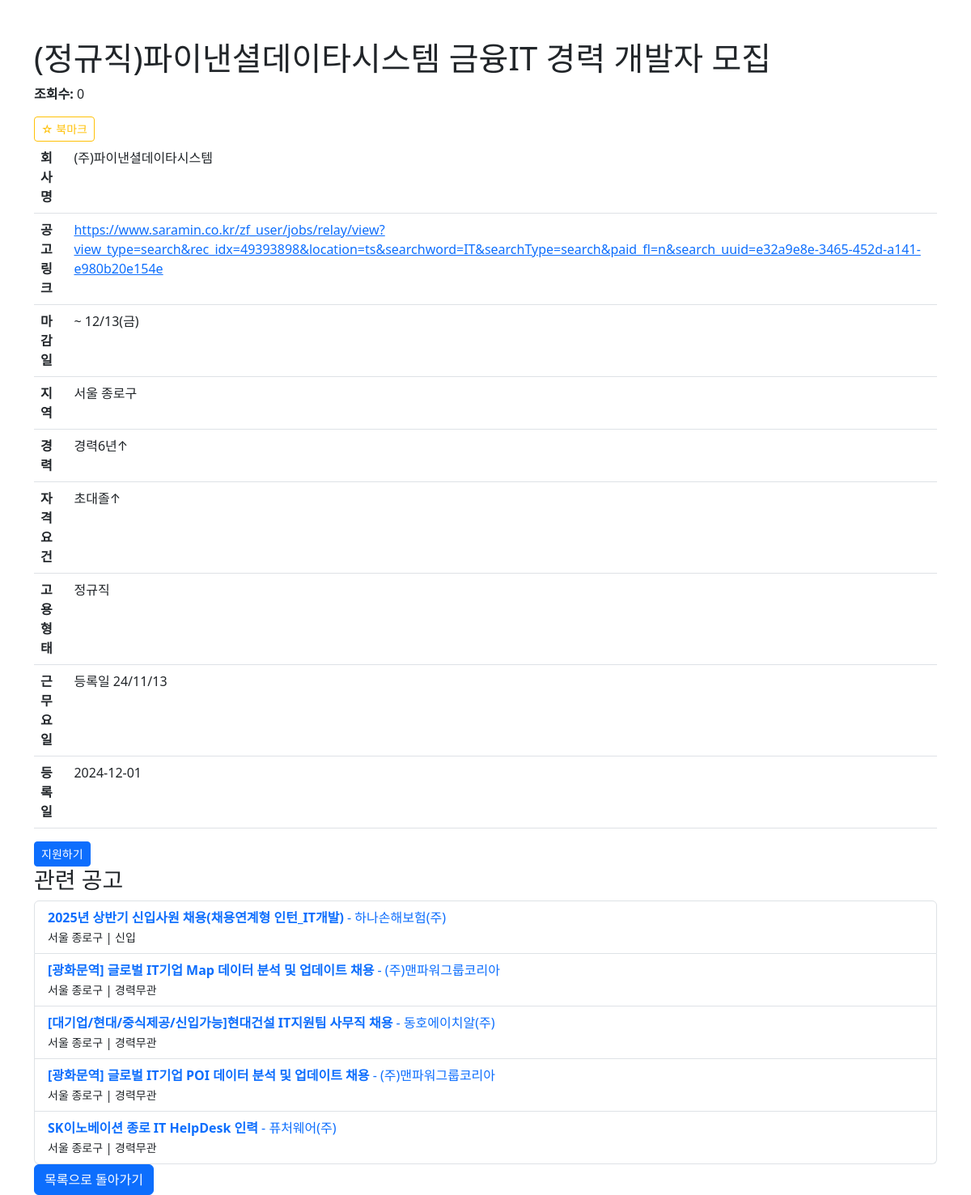
Page /jobs/184 on the earlier database version.
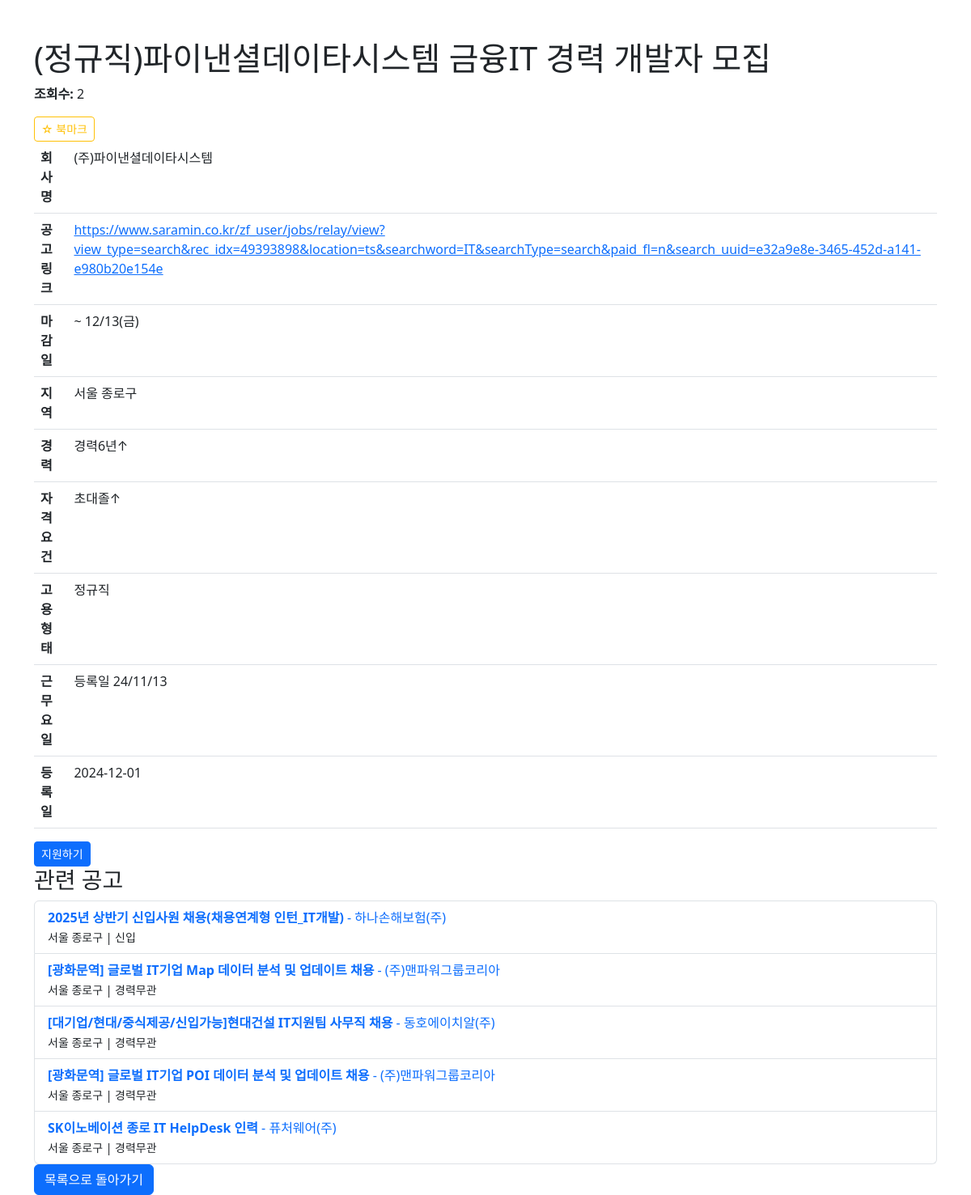
Same page on the later database version.
### model.py (models this page shows)
class Job(db.Model):
    id = db.Column(db.Integer, primary_key=True)
    today = db.Column(db.String(100))
    title = db.Column(db.String(100), unique=True, nullable=False)
    company = db.Column(db.String(100))
    url = db.Column(db.String(200))
    deadline = db.Column(db.String(100))
    location = db.Column(db.String(100))
    experience = db.Column(db.String(100))
    requirement = db.Column(db.String(500))
    jobtype = db.Column(db.String(100))
    jobday = db.Column(db.String(100))
    views = db.Column(db.Integer, default=0)

### server.py (the view)
@app.route('/jobs/<int:job_id>', methods=['GET'])
def get_job_detail(job_id):
    job = Job.query.get(job_id)  # job_id에 해당하는 Job 객체를 조회
    if not job:
        return render_template('error.html', message="해당 공고를 찾을 수 없습니다."), 404
    job.views += 1
    db.session.commit()  # 변경 사항을 커밋
    related_jobs = Job.query.filter(
        Job.location == job.location,
        Job.id != job_id
    ).limit(5).all()  # 최대 5개의 관련 공고만 조회
    print(related_jobs)
    return render_template('job_detail.html', job=job, related_jobs=related_jobs)

### templates/job_detail.html (shortened to what this page needs)
<!DOCTYPE html>
<html lang="en">
<head>
    <link rel="stylesheet" href="https://cdn.jsdelivr.net/npm/bootstrap@5.3.0/dist/css/bootstrap.min.css">
</head>
<body>
    <div class="container mt-5">
        <h1>{{ job['title'] }}</h1>
        <p><strong>조회수:</strong> {{ job['views'] }}</p><button
        class="btn btn-sm btn-outline-warning bookmark-button"
        data-job-id="{{ job.id }}"
        data-bookmarked="{{ job.is_bookmarked }}">
        {% if job.is_bookmarked %}
            ★ 북마크됨
        {% else %}
            ☆ 북마크
        {% endif %}
    </button>
        <table class="table">
            <tr>
                <th>회사명</th>
                <td>{{ job['company'] }}</td>
            </tr>
            <tr>
                <th>공고 링크</th>
                <td><a href="{{ job['url'] }}" target="_blank">{{ job['url'] }}</a></td>
            </tr>
            <tr>
                <th>마감일</th>
                <td>{{ job['deadline'] }}</td>
            </tr>
            <tr>
                <th>지역</th>
                <td>{{ job['location'] }}</td>
            </tr>
            <tr>
                <th>경력</th>
                <td>{{ job['experience'] }}</td>
            </tr>
            <tr>
                <th>자격 요건</th>
                <td>{{ job['requirement'] }}</td>
            </tr>
            <tr>
                <th>고용 형태</th>
                <td>{{ job['jobtype'] }}</td>
            </tr>
            <tr>
                <th>근무 요일</th>
                <td>{{ job['jobday'] }}</td>
            </tr>
            <tr>
                <th>등록일</th>
                <td>{{ job['today'] }}</td>
            </tr>
        </table>
        <button class="btn btn-sm btn-primary apply-button" data-job-id="{{ job.id }}">지원하기</button>
        <h3>관련 공고</h3>
        {% if related_jobs %}
            <ul class="list-group">
                {% for related_job in related_jobs %}
                <li class="list-group-item">
                    <a href="/jobs/{{ related_job['id'] }}" class="text-decoration-none">
                        <strong>{{ related_job['title'] }}</strong> - {{ related_job['company'] }}
                    </a>
                    <br>
                    <small>{{ related_job['location'] }} | {{ related_job['experience'] }}</small>
                </li>
                {% endfor %}
            </ul>
        {% else %}
            <p class="text-muted">관련 공고가 없습니다.</p>
        {% endif %}
        <a href="/jobs" class="btn btn-primary">목록으로 돌아가기</a>
    </div>
</body>
</html>

Differences in the rows shown:
changed Job "(정규직)파이낸셜데이타시스템 금융IT 경력 개발자 모집": views "0" → "2"
